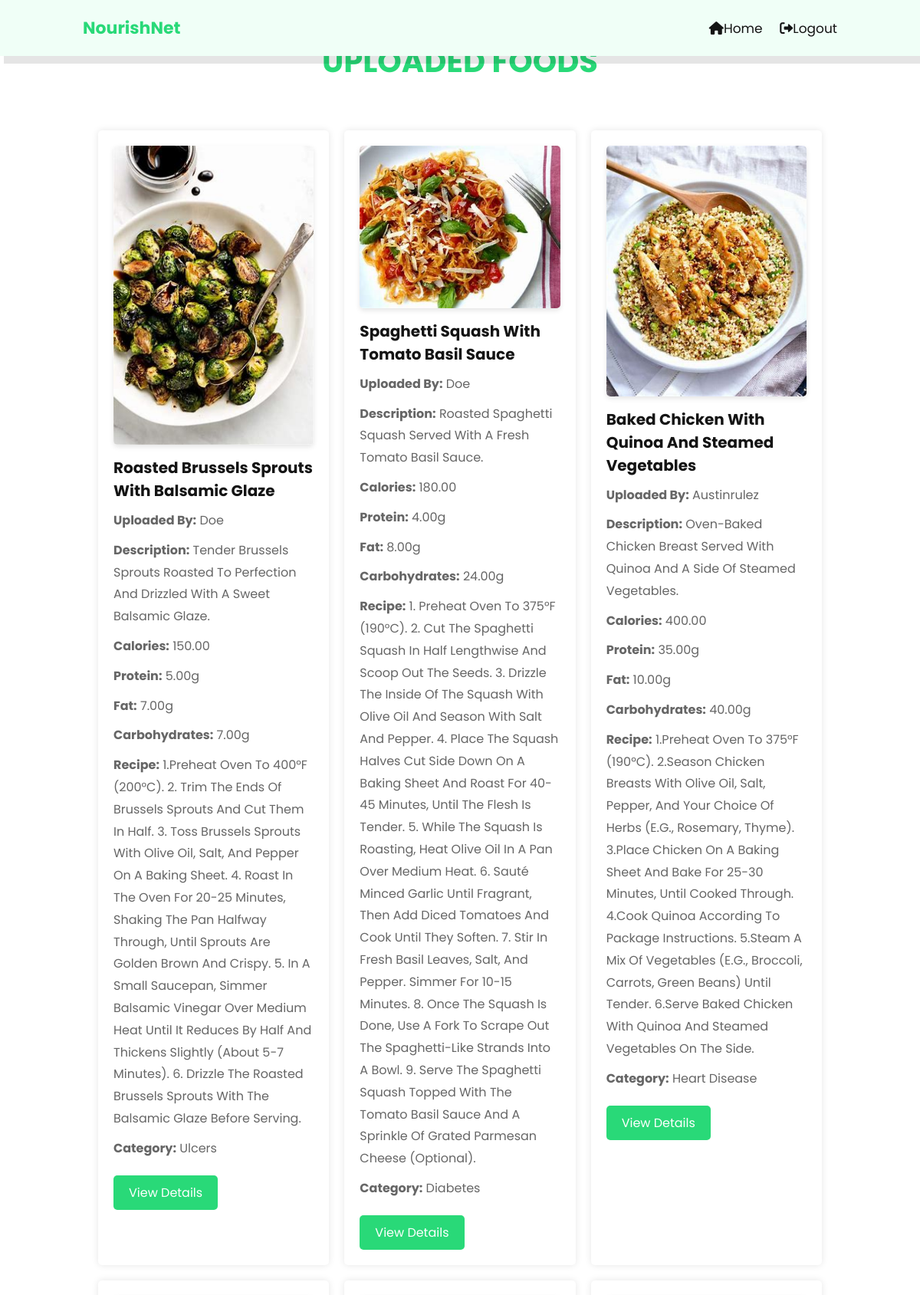
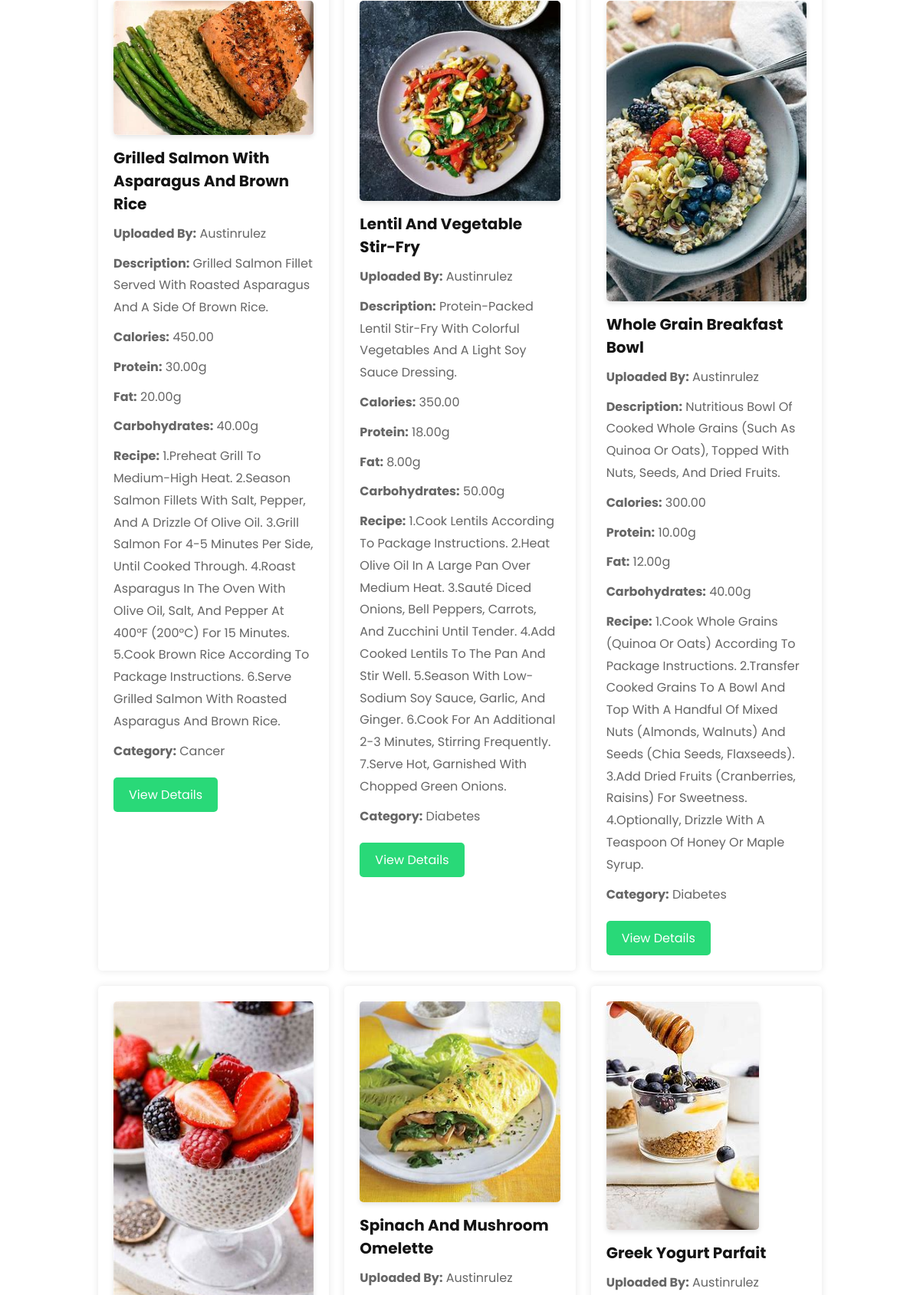
The app's page /diet.php (signed in, upper part) with its own data (2 pictures, top to bottom).
### tables this page shows
CREATE TABLE `foods` (
  `food_id` int(11) NOT NULL,
  `food_name` varchar(100) NOT NULL,
  `description` text DEFAULT NULL,
  `image_url` varchar(255) DEFAULT NULL,
  `recipe` text DEFAULT NULL,
  `user_id` int(11) DEFAULT NULL,
  `created_at` timestamp NOT NULL DEFAULT current_timestamp()
);

CREATE TABLE `users` (
  `user_id` int(255) NOT NULL,
  `username` varchar(255) NOT NULL,
  `password` varchar(255) NOT NULL,
  `email` varchar(255) NOT NULL,
  `user_type` varchar(255) NOT NULL,
  `profile_image` varchar(255) DEFAULT NULL
);

CREATE TABLE `nutritional_values` (
  `nutrition_id` int(11) NOT NULL,
  `food_id` int(11) DEFAULT NULL,
  `calories` decimal(10,2) DEFAULT NULL,
  `protein` decimal(10,2) DEFAULT NULL,
  `fat` decimal(10,2) DEFAULT NULL,
  `carbohydrates` decimal(10,2) DEFAULT NULL,
  `vitamins` varchar(255) DEFAULT NULL,
  `minerals` varchar(255) DEFAULT NULL
);

CREATE TABLE `categories` (
  `category_id` int(11) NOT NULL,
  `category_name` varchar(100) NOT NULL
);

### diet.php (the view, shortened to what this page needs)
<?php
include 'db_connect.php';
$conn = new mysqli($servername, $username, $password, $dbname);
$user_role = $_SESSION['user_type'] ?? 'user';
function getHomeLink($user_type)
{
    switch ($user_type) {
        case 'admin':
            return 'admin.php';
    }
}
?>
<!DOCTYPE html>
<html lang="en">
<head>
    <link rel="stylesheet" href="../styling/diet.css">
    <link rel="stylesheet" href="https://cdnjs.cloudflare.com/ajax/libs/font-awesome/6.0.0-beta3/css/all.min.css">
</head>
<body>
    <header class="header">
        <a href="#" class="logo">NourishNet</a>
        <nav class="navbar">
            <a href="<?php echo getHomeLink(htmlspecialchars($user_role)); ?>"><i class="fas fa-home"></i>home</a>
            <a href="logout.php"><i class="fas fa-sign-out-alt"></i>logout</a>
        </nav>
    </header>
    <section class="foods">
        <h2 class="heading">Uploaded Foods</h2>
        <div class="foods-list">
            <?php
            $sql = "SELECT f.food_id, f.food_name, f.description, f.image_url, nv.calories, nv.protein, nv.fat, nv.carbohydrates, f.recipe, c.category_name, u.username
                    FROM foods f
                    INNER JOIN nutritional_values nv ON f.food_id = nv.food_id
                    INNER JOIN food_categories fc ON f.food_id = fc.food_id
                    INNER JOIN categories c ON fc.category_id = c.category_id
                    INNER JOIN users u ON f.user_id = u.user_id
                    ORDER BY f.food_id DESC";
            $result = $conn->query($sql);
            if ($result->num_rows > 0) {
                while ($row = $result->fetch_assoc()) {
                    echo "<div class='food-item'>";
                    echo "<img src='" . htmlspecialchars($row["image_url"]) . "' alt='" . htmlspecialchars($row["food_name"]) . "'>";
                    echo "<h3>" . htmlspecialchars($row["food_name"]) . "</h3>";
                    echo "<p><strong>Uploaded by:</strong> " . htmlspecialchars($row["username"]) . "</p>";
                    echo "<p><strong>Description:</strong> " . htmlspecialchars($row["description"]) . "</p>";
                    echo "<p><strong>Calories:</strong> " . htmlspecialchars($row["calories"]) . "</p>";
                    echo "<p><strong>Protein:</strong> " . htmlspecialchars($row["protein"]) . "g</p>";
                    echo "<p><strong>Fat:</strong> " . htmlspecialchars($row["fat"]) . "g</p>";
                    echo "<p><strong>Carbohydrates:</strong> " . htmlspecialchars($row["carbohydrates"]) . "g</p>";
                    echo "<p><strong>Recipe:</strong> " . htmlspecialchars($row["recipe"]) . "</p>";
                    echo "<p><strong>Category:</strong> " . htmlspecialchars($row["category_name"]) . "</p>";
                    echo "<a href='dietdetails.php?food_id=" . htmlspecialchars($row["food_id"]) . "'>View Details</a>";
                    echo "</div>";
                }
            } else {
                echo "<p>No foods uploaded yet.</p>";
            }
            ?>
        </div>
    </section>
</body>
</html>

### styling/diet.css (style rules this page uses)
:root { --main-color: #29d978; --primary: #f0fff7; --black: #141414; --white: #fff; --bg: #f2f2f2; --light-black: #666; }
* { font-family: 'Poppins', sans-serif; margin: 0; padding: 0; box-sizing: border-box; outline: none; border: none; text-decoration: none; text-transform: capitalize; transition: .2s linear; }
html { font-size: 62.5%; overflow-x: hidden; scroll-behavior: smooth; scroll-padding-top: 6rem; }
.header { position: fixed; top: 0; left: 0; right: 0; z-index: 1000; display: flex; align-items: center; justify-content: space-between; padding: 2rem 9%; background: var(--primary); box-shadow: 0.5rem 1rem rgba(0, 0, 0, 0.1); }
.header .logo { font-size: 2.2rem; font-weight: bolder; color: var(--main-color); }
.header .navbar a { font-size: 1.7rem; margin-left: 2rem; color: var(--black); }
section { padding: 3rem 9%; }
.heading { text-align: center; color: var(--main-color); text-transform: uppercase; margin-bottom: 4rem; margin-top: 2rem; font-size: 4rem; }
.foods-list { display: grid; gap: 2rem; grid-template-columns: repeat(auto-fit, minmax(300px, 1fr)); padding: 2rem; }
.food-item { background-color: var(--white); padding: 2rem; border-radius: .5rem; box-shadow: 0 0 1rem rgba(0, 0, 0, 0.1); text-align: left; transition: transform 0.2s ease; }
.food-item img { max-width: 100%; height: auto; border-radius: .5rem; margin-bottom: 1rem; box-shadow: 0 0.3rem 0.6rem rgba(0, 0, 0, 0.1); }
.food-item h3 { font-size: 2rem; color: var(--black); margin-bottom: 1rem; }
.food-item p { font-size: 1.6rem; color: var(--light-black); line-height: 1.8; margin-bottom: 1rem; }
.food-item a { display: inline-block; margin-top: 1rem; padding: 1rem 2rem; font-size: 1.6rem; color: var(--white); background-color: var(--main-color); border-radius: .5rem; text-align: center; transition: background-color 0.2s; }

### records on screen
foods: image_url+food_name (picture), food_name "Roasted Brussels Sprouts With Balsamic Glaze", user.username "Doe", description "Tender Brussels Sprouts Roasted To Perfection And Drizzled With A Sweet Balsamic Glaze.", nutritional_values.calories "150.00", nutritional_values.protein "5.00", nutritional_values.fat "7.00", nutritional_values.carbohydrates "7.00", recipe "1.Preheat Oven To 400°F (200°C). 2. Trim The Ends Of Brussels Sprouts And Cut Them In Half. 3. Toss Brussels Sprouts With Olive Oil, Salt, And Pepper On A Baking Sheet. 4. Roast In The Oven For 20-25 Minutes, Shaking The Pan Halfway Through, Until Sprouts Are Golden Brown And Crispy. 5. In A Small Saucepan, Simmer Balsamic Vinegar Over Medium Heat Until It Reduces By Half And Thickens Slightly (About 5-7 Minutes). 6. Drizzle The Roasted Brussels Sprouts With The Balsamic Glaze Before Serving.", categories.category_name "Ulcers"
foods: image_url+food_name (picture), food_name "Spaghetti Squash With Tomato Basil Sauce", user.username "Doe", description "Roasted Spaghetti Squash Served With A Fresh Tomato Basil Sauce.", nutritional_values.calories "180.00", nutritional_values.protein "4.00", nutritional_values.fat "8.00", nutritional_values.carbohydrates "24.00", recipe "1. Preheat Oven To 375°F (190°C). 2. Cut The Spaghetti Squash In Half Lengthwise And Scoop Out The Seeds. 3. Drizzle The Inside Of The Squash With Olive Oil And Season With Salt And Pepper. 4. Place The Squash Halves Cut Side Down On A Baking Sheet And Roast For 40-45 Minutes, Until The Flesh Is Tender. 5. While The Squash Is Roasting, Heat Olive Oil In A Pan Over Medium Heat. 6. Sauté Minced Garlic Until Fragrant, Then Add Diced Tomatoes And Cook Until They Soften. 7. Stir In Fresh Basil Leaves, Salt, And Pepper. Simmer For 10-15 Minutes. 8. Once The Squash Is Done, Use A Fork To Scrape Out The Spaghetti-Like Strands Into A Bowl. 9. Serve The Spaghetti Squash Topped With The Tomato Basil…", categories.category_name "Diabetes"
foods: image_url (picture), food_name "Baked Chicken With Quinoa And Steamed Vegetables", user.username "Austinrulez", description "Oven-Baked Chicken Breast Served With Quinoa And A Side Of Steamed Vegetables.", nutritional_values.calories "400.00", nutritional_values.protein "35.00", nutritional_values.fat "10.00", nutritional_values.carbohydrates "40.00", recipe "1.Preheat Oven To 375°F (190°C). 2.Season Chicken Breasts With Olive Oil, Salt, Pepper, And Your Choice Of Herbs (E.g., Rosemary, Thyme). 3.Place Chicken On A Baking Sheet And Bake For 25-30 Minutes, Until Cooked Through. 4.Cook Quinoa According To Package Instructions. 5.Steam A Mix Of Vegetables (E.g., Broccoli, Carrots, Green Beans) Until Tender. 6.Serve Baked Chicken With Quinoa And Steamed Vegetables On The Side.", categories.category_name "Heart Disease"
foods: image_url+food_name (picture), food_name "Grilled Salmon With Asparagus And Brown Rice", user.username "Austinrulez", description "Grilled Salmon Fillet Served With Roasted Asparagus And A Side Of Brown Rice.", nutritional_values.calories "450.00", nutritional_values.protein "30.00", nutritional_values.fat "20.00", nutritional_values.carbohydrates "40.00", recipe "1.Preheat Grill To Medium-High Heat. 2.Season Salmon Fillets With Salt, Pepper, And A Drizzle Of Olive Oil. 3.Grill Salmon For 4-5 Minutes Per Side, Until Cooked Through. 4.Roast Asparagus In The Oven With Olive Oil, Salt, And Pepper At 400°F (200°C) For 15 Minutes. 5.Cook Brown Rice According To Package Instructions. 6.Serve Grilled Salmon With Roasted Asparagus And Brown Rice.", categories.category_name "Cancer"
foods: image_url (picture), food_name "Lentil And Vegetable Stir-Fry", user.username "Austinrulez", description "Protein-Packed Lentil Stir-Fry With Colorful Vegetables And A Light Soy Sauce Dressing.", nutritional_values.calories "350.00", nutritional_values.protein "18.00", nutritional_values.fat "8.00", nutritional_values.carbohydrates "50.00", recipe "1.Cook Lentils According To Package Instructions. 2.Heat Olive Oil In A Large Pan Over Medium Heat. 3.Sauté Diced Onions, Bell Peppers, Carrots, And Zucchini Until Tender. 4.Add Cooked Lentils To The Pan And Stir Well. 5.Season With Low-Sodium Soy Sauce, Garlic, And Ginger. 6.Cook For An Additional 2-3 Minutes, Stirring Frequently. 7.Serve Hot, Garnished With Chopped Green Onions.", categories.category_name "Diabetes"
foods: image_url+food_name (picture), food_name "Whole Grain Breakfast Bowl", user.username "Austinrulez", description "Nutritious Bowl Of Cooked Whole Grains (Such As Quinoa Or Oats), Topped With Nuts, Seeds, And Dried Fruits.", nutritional_values.calories "300.00", nutritional_values.protein "10.00", nutritional_values.fat "12.00", nutritional_values.carbohydrates "40.00", recipe "1.Cook Whole Grains (Quinoa Or Oats) According To Package Instructions. 2.Transfer Cooked Grains To A Bowl And Top With A Handful Of Mixed Nuts (Almonds, Walnuts) And Seeds (Chia Seeds, Flaxseeds). 3.Add Dried Fruits (Cranberries, Raisins) For Sweetness. 4.Optionally, Drizzle With A Teaspoon Of Honey Or Maple Syrup.", categories.category_name "Diabetes"
foods: image_url (picture)
foods: image_url+food_name (picture), food_name "Spinach And Mushroom Omelette", user.username "Austinrulez"
foods: image_url+food_name (picture), food_name "Greek Yogurt Parfait", user.username "Austinrulez"
